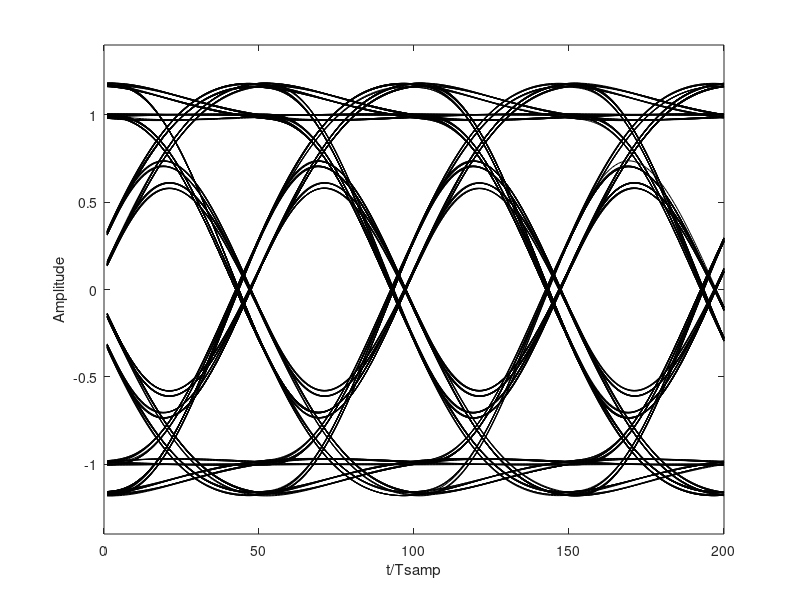

This chart was generated by the following MATLAB code:
% clean figure and load signal package (only for Octave)
clf
pkg load signal

% simulation parameters:
%  - nr of symbols (must be divisible by 4)
%  - nr of samples per symbol
%  - filter cutoff value (normalized bandwidth)
nsym = 1000;
nsamp = 50;
bw = 0.4;

% generate filter coefficients using one of the cutoff values
[b,a] = butter(3,2*bw/nsamp);

% allocate space for total bit sequence
l = nsym*nsamp;
y = zeros(1,l-nsamp+1);

% initalize random output vector with +1 and -1
x = 2*round(rand(1,nsym))-1;

% for each overlap..
for i = 1:nsym
  % place one symbol into vector y, leaving nsamp samples of spacing
  kk = (i-1)*nsamp+1;
  y(kk) = x(i);
end

% zero-order hold
datavector = conv(y,ones(1,nsamp));

% apply filter to the total sequence
filtout = filter(b, a, datavector);

% splice sequence into sub-sequences of 4 symbols
datamatrix = reshape(filtout, 4*nsamp, nsym/4);

% discart the first 5 sub-sequences
datamatrix1 = datamatrix(:, 6:(nsym/4));

% plot eye diagram
plot(datamatrix1, 'k')

% format: print axis labels, legend, and set plot range
ylabel('Amplitude')
axis([0 4*nsamp -1.4 1.4])
xlabel('t/Tsamp')

% find indexes of zero-crossing
